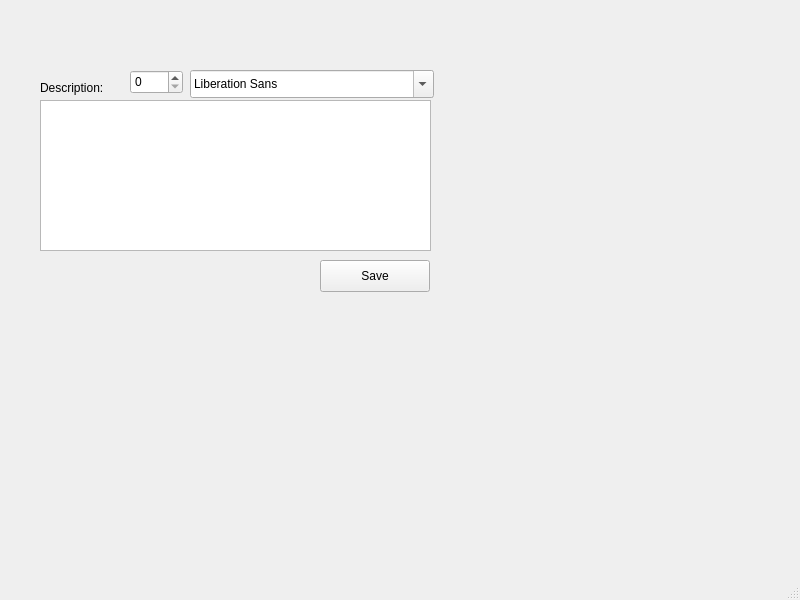
<?xml version="1.0" encoding="UTF-8"?>
<ui version="4.0">
 <class>MainWindow</class>
 <widget class="QMainWindow" name="MainWindow">
  <property name="geometry">
   <rect>
    <x>0</x>
    <y>0</y>
    <width>800</width>
    <height>600</height>
   </rect>
  </property>
  <property name="windowTitle">
   <string>MainWindow</string>
  </property>
  <widget class="QWidget" name="centralwidget">
   <widget class="QTextEdit" name="description">
    <property name="geometry">
     <rect>
      <x>40</x>
      <y>100</y>
      <width>391</width>
      <height>151</height>
     </rect>
    </property>
   </widget>
   <widget class="QLabel" name="description_label">
    <property name="geometry">
     <rect>
      <x>40</x>
      <y>80</y>
      <width>81</width>
      <height>16</height>
     </rect>
    </property>
    <property name="text">
     <string>Description:</string>
    </property>
   </widget>
   <widget class="QFontComboBox" name="text_font">
    <property name="geometry">
     <rect>
      <x>190</x>
      <y>70</y>
      <width>244</width>
      <height>28</height>
     </rect>
    </property>
   </widget>
   <widget class="QSpinBox" name="text_size">
    <property name="geometry">
     <rect>
      <x>130</x>
      <y>70</y>
      <width>53</width>
      <height>24</height>
     </rect>
    </property>
   </widget>
   <widget class="QPushButton" name="save_button">
    <property name="geometry">
     <rect>
      <x>320</x>
      <y>260</y>
      <width>110</width>
      <height>32</height>
     </rect>
    </property>
    <property name="text">
     <string>Save</string>
    </property>
   </widget>
  </widget>
  <widget class="QMenuBar" name="menubar">
   <property name="geometry">
    <rect>
     <x>0</x>
     <y>0</y>
     <width>800</width>
     <height>22</height>
    </rect>
   </property>
  </widget>
  <widget class="QStatusBar" name="statusbar"/>
 </widget>
 <resources/>
 <connections/>
</ui>
